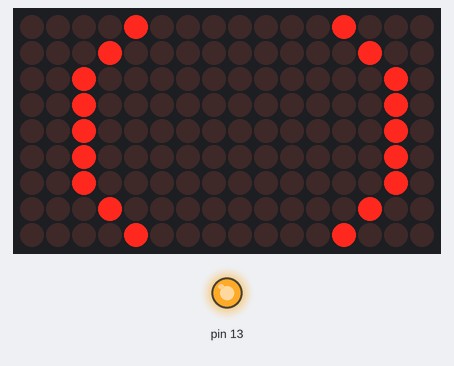
A sketch run on a simulated Arduino Uno, built with avr-gcc and run on an emulated ATmega328P. Shown: 16×9 LED matrix, output pins drawn as LEDs (lit = HIGH). Random numbers use the default seed unless the sketch sets one; what the sketch prints to the serial monitor is not drawn.

Above: at 1.01 s.
At 5.23 s:
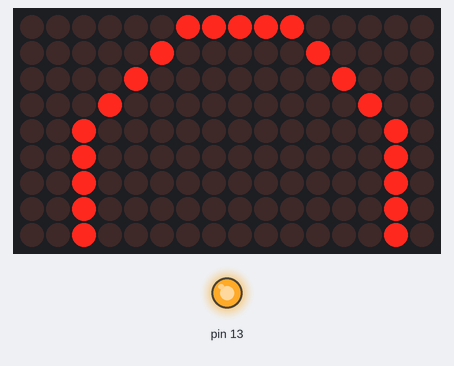
At 10.48 s:
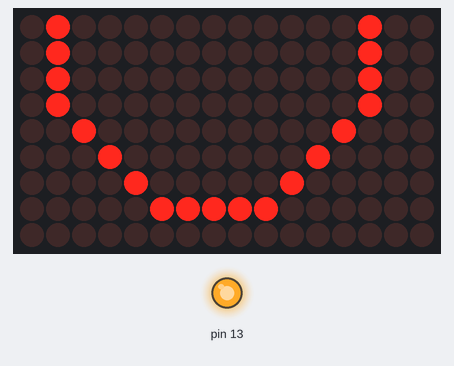
At 19.03 s:
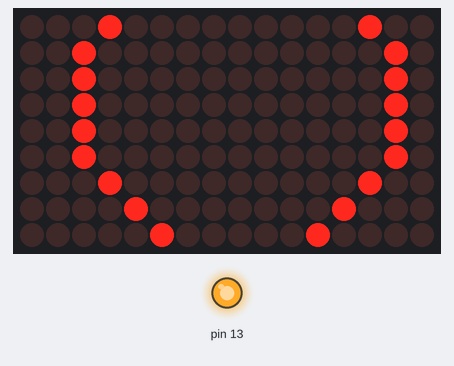
At 27.69 s:
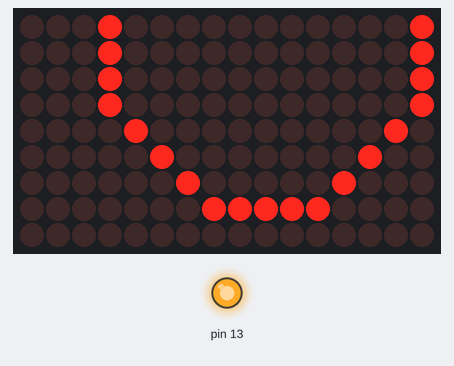
At 39.03 s:
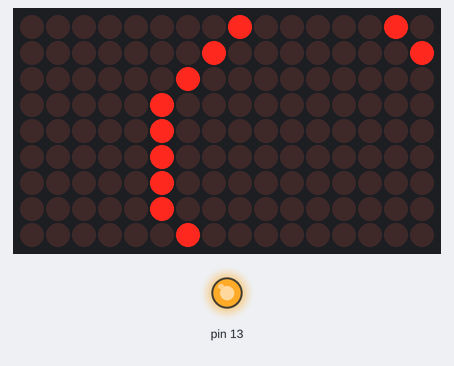

The sketch:

radiating_drops.ino
```cpp
#include <Wire.h>
#include <Adafruit_GFX.h>
#include <Adafruit_IS31FL3731.h>

Adafruit_IS31FL3731 matrix = Adafruit_IS31FL3731();

void setup() {

  pinMode(13, OUTPUT);
  digitalWrite(13, HIGH);
  Serial.begin(9600);
  Serial.println("ISSI manual animation test");
  if (! matrix.begin()) {
    Serial.println("IS31 not found");
    while (1);
  }
  Serial.println("IS31 Found!");
}

int xCoord = 8;
int yCoord = 4;

void drawDrop(){
  matrix.fillCircle(xCoord, yCoord, 0, 100);
  delay(100);
  matrix.fillCircle(xCoord, yCoord, 1, 90);
  matrix.fillCircle(xCoord, yCoord, 0, 0);
  delay(90);
  matrix.drawCircle(xCoord, yCoord, 2, 80);
  matrix.fillCircle(xCoord, yCoord, 1, 0);
  delay(80);
  matrix.drawCircle(xCoord, yCoord, 3, 70);
  matrix.fillCircle(xCoord, yCoord, 2, 0);
  delay(70);
  matrix.drawCircle(xCoord, yCoord, 4, 60);
  matrix.fillCircle(xCoord, yCoord, 3, 0);
  delay(60);
  matrix.drawCircle(xCoord, yCoord, 5, 50);
  matrix.fillCircle(xCoord, yCoord, 4, 0);
  delay(50);
  matrix.drawCircle(xCoord, yCoord, 6, 40);
  matrix.fillCircle(xCoord, yCoord, 5, 0);
  delay(40);
  matrix.drawCircle(xCoord, yCoord, 7, 30);
  matrix.fillCircle(xCoord, yCoord, 6, 0);
  delay(30);
  matrix.drawCircle(xCoord, yCoord, 8, 20);
  matrix.fillCircle(xCoord, yCoord, 7, 0);
  delay(20);
}

void generateNewXYCoords(){
  xCoord = random(0,16);
  yCoord = random(0,8);
}

void loop() {
  matrix.clear();
  drawDrop();
  generateNewXYCoords();
}
```
